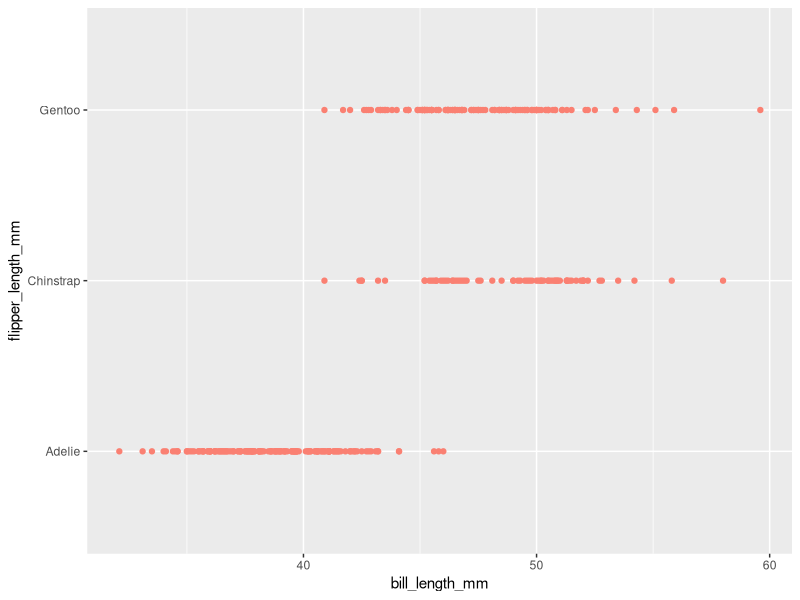
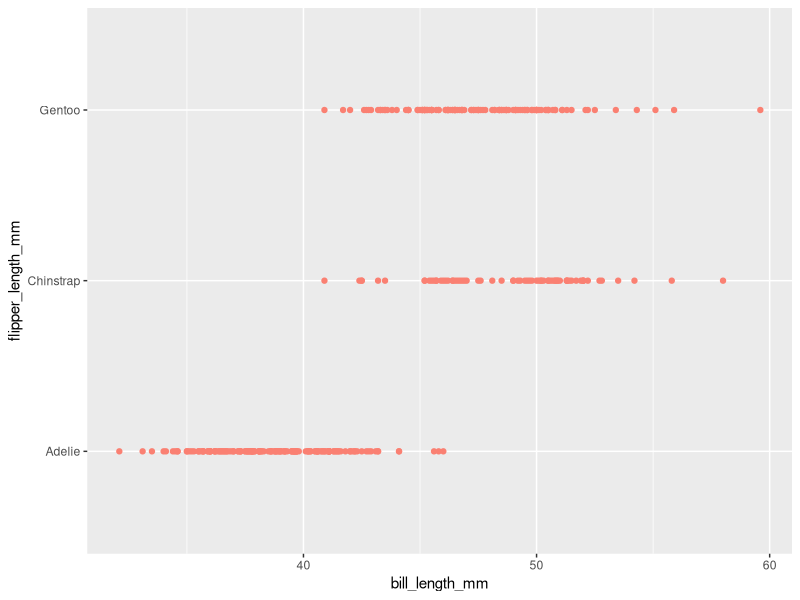

Here is the R script that generated these plots, in order:
## ---- chunk 1
library(tidyverse)
## ---- chunk 2

#Creating tables that contain a random sample of size 10 from a standard Normal distribution, a logical vector indicating whether elements of the sample are greater than 0,a character vector of length 10,a factor vector of length 10, with 3 different factor “levels”
Problem1_df =  tibble(
  vec1 = rnorm(10),
  vec2 = vec1 > 0,
  vec3 = c("a","b","c","d","e","f","g","h","i","j"),
  vec4 = factor(c("low","low","low","Med","Med","Med","Med","High","High","High"))
  )

## ---- chunk 3
mean(pull(Problem1_df,vec1))
mean(pull(Problem1_df,vec2))
mean(pull(Problem1_df,vec3))
mean(pull(Problem1_df,vec4))
## ---- chunk 4
as.numeric(pull(Problem1_df,vec1))
as.numeric(pull(Problem1_df,vec2))
as.numeric(pull(Problem1_df,vec3))
as.numeric(pull(Problem1_df,vec4))
## ---- chunk 5
as.numeric(pull(Problem1_df,vec2))*pull(Problem1_df,vec1)
as.factor(pull(Problem1_df,vec2))*pull(Problem1_df,vec1)
as.numeric(as.factor(pull(Problem1_df,vec2)))*pull(Problem1_df,vec1)

## ---- chunk 6
data("penguins", package = "palmerpenguins")
## ---- chunk 7

ggplot(data=penguins,mapping=aes(bill_length_mm,flipper_length_mm)) + geom_point(data=penguins, aes(bill_length_mm,species),colour = "salmon")
ggsave("scatter_plot.pdf", height = 4, width = 6)

